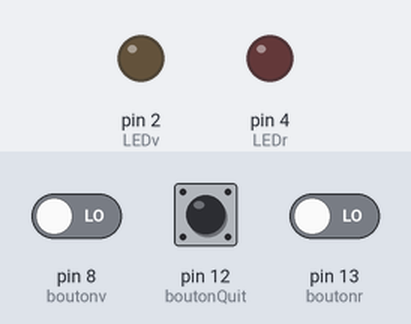
Bench run of a sketch on a simulated Arduino Uno, built with avr-gcc and run on an emulated ATmega328P. On the bench: output pins drawn as LEDs (lit = HIGH). Inputs (shaded band) come from the test bench; at power-on: pin 8 (boutonv) LOW, pin 13 (boutonr) LOW, pin 12 (boutonQuit) HIGH.

Above: at 1.2 s.
1.3 s: pin 8 (boutonv) driven HIGH
At 2.5 s:
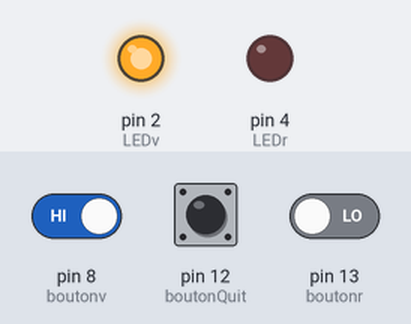
2.8 s: pin 13 (boutonr) driven HIGH
5.8 s: pin 8 (boutonv) driven LOW
At 8.4 s:
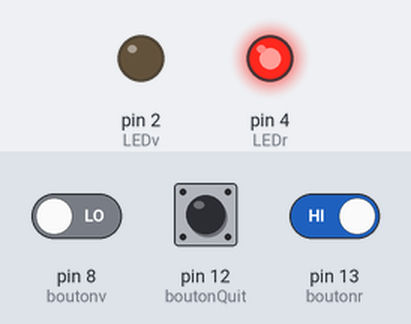
Timing chart, 0 to 9.9 s (numbered marks = the images above; inputs shaded):
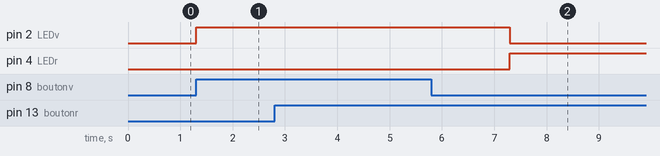

The sketch:

buttons-leds.ino
```cpp
int boutonv = 8;
int boutonr = 13;
int LEDv = 2;
int boutonQuit = 12;
int LEDr = 4;


void setup() {
  pinMode(LEDv, OUTPUT);// les LEDs sont des sorties
  pinMode(LEDr, OUTPUT);
  pinMode(boutonv,INPUT); // les boutons sont des entrées
  pinMode(boutonr, INPUT);
  pinMode(boutonQuit, INPUT);


}

void loop() {

int etatv = digitalRead(boutonv);
int etatr = digitalRead(boutonr);
int etatQuit = digitalRead(boutonQuit);

  if (etatv == HIGH) {    // si le bouton de demaragge est actionné, la LED verte est allumée
 	  digitalWrite(LEDv, HIGH);
    digitalWrite(LEDr, LOW);
    delay(2000);

  }

  if (etatr == HIGH){  // si le bouton d'urgence est actionné, la LED rouge est allumée
    digitalWrite(LEDr, HIGH);
    digitalWrite(LEDv, LOW);
  }


  else if (etatQuit == LOW) {
    // Bouton Quit enfoncé, quitter la boucle et arrêter le programme
    return;
  }
}
```

Measured:
- after the input at 1.3 s, pin 2 (LEDv): LOW → HIGH at once
- after the input at 5.8 s, pin 2 (LEDv): HIGH → LOW after 1.5 s; pin 4 (LEDr): LOW → HIGH after 1.5 s
